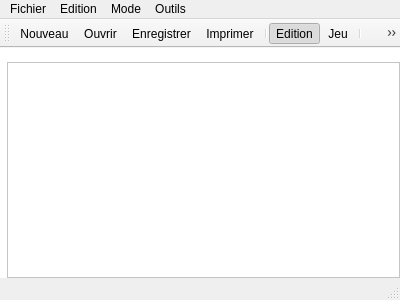
<?xml version="1.0" encoding="UTF-8"?>
<ui version="4.0">
 <class>MainWindow</class>
 <widget class="QMainWindow" name="MainWindow">
  <property name="geometry">
   <rect>
    <x>0</x>
    <y>0</y>
    <width>400</width>
    <height>300</height>
   </rect>
  </property>
  <property name="windowTitle">
   <string>Battleship -New</string>
  </property>
  <property name="windowIcon">
   <iconset resource="battleship.qrc">
    <normaloff>:/pictures/layout_horizontal.png</normaloff>:/pictures/layout_horizontal.png</iconset>
  </property>
  <widget class="QWidget" name="centralWidget">
   <property name="styleSheet">
    <string notr="true">background-color: white; </string>
   </property>
   <layout class="QVBoxLayout" name="verticalLayout">
    <property name="spacing">
     <number>0</number>
    </property>
    <property name="leftMargin">
     <number>0</number>
    </property>
    <property name="topMargin">
     <number>0</number>
    </property>
    <property name="rightMargin">
     <number>0</number>
    </property>
    <property name="bottomMargin">
     <number>0</number>
    </property>
    <item>
     <layout class="QGridLayout" name="gridLayout">
      <property name="spacing">
       <number>0</number>
      </property>
      <item row="0" column="1">
       <widget class="QLabel" name="topLabel">
        <property name="text">
         <string/>
        </property>
        <property name="alignment">
         <set>Qt::AlignCenter</set>
        </property>
       </widget>
      </item>
      <item row="1" column="0">
       <widget class="QLabel" name="leftLabel">
        <property name="text">
         <string/>
        </property>
        <property name="alignment">
         <set>Qt::AlignCenter</set>
        </property>
       </widget>
      </item>
      <item row="1" column="1">
       <widget class="QTableWidget" name="tableWidget">
        <property name="styleSheet">
         <string notr="true">gridline-color: black;</string>
        </property>
        <property name="editTriggers">
         <set>QAbstractItemView::NoEditTriggers</set>
        </property>
        <property name="dragEnabled">
         <bool>true</bool>
        </property>
        <property name="selectionMode">
         <enum>QAbstractItemView::NoSelection</enum>
        </property>
        <property name="sortingEnabled">
         <bool>false</bool>
        </property>
        <attribute name="horizontalHeaderVisible">
         <bool>false</bool>
        </attribute>
        <attribute name="verticalHeaderVisible">
         <bool>false</bool>
        </attribute>
       </widget>
      </item>
     </layout>
    </item>
   </layout>
  </widget>
  <widget class="QMenuBar" name="menuBar">
   <property name="geometry">
    <rect>
     <x>0</x>
     <y>0</y>
     <width>400</width>
     <height>21</height>
    </rect>
   </property>
   <widget class="QMenu" name="menuChoosePictures">
    <property name="title">
     <string>Edition</string>
    </property>
    <addaction name="actionChooseColumnPictures"/>
    <addaction name="actionChooseLinePictures"/>
    <addaction name="actionChooseCornerPictures"/>
    <addaction name="actionChooseContentPictures"/>
    <addaction name="actionChooseTopPicture"/>
    <addaction name="actionChooseLeftPicture"/>
    <addaction name="separator"/>
    <addaction name="actionRemoveCornerPictures"/>
    <addaction name="actionRemoveContentPictures"/>
    <addaction name="actionRemoveLeftPicture"/>
    <addaction name="actionRemoveTopPicture"/>
   </widget>
   <widget class="QMenu" name="menuMode">
    <property name="title">
     <string>Mode</string>
    </property>
    <addaction name="actionEdit"/>
    <addaction name="actionPlay"/>
   </widget>
   <widget class="QMenu" name="menuTools">
    <property name="title">
     <string>Outils</string>
    </property>
    <addaction name="actionRefresh"/>
    <addaction name="separator"/>
    <addaction name="actionOptions"/>
   </widget>
   <widget class="QMenu" name="menuFile">
    <property name="title">
     <string>Fichier</string>
    </property>
    <addaction name="actionNew"/>
    <addaction name="actionOpen"/>
    <addaction name="actionSave"/>
    <addaction name="actionSaveAs"/>
    <addaction name="actionPrint"/>
    <addaction name="separator"/>
    <addaction name="actionQuit"/>
   </widget>
   <addaction name="menuFile"/>
   <addaction name="menuChoosePictures"/>
   <addaction name="menuMode"/>
   <addaction name="menuTools"/>
  </widget>
  <widget class="QToolBar" name="mainToolBar">
   <attribute name="toolBarArea">
    <enum>TopToolBarArea</enum>
   </attribute>
   <attribute name="toolBarBreak">
    <bool>false</bool>
   </attribute>
   <addaction name="actionNew"/>
   <addaction name="actionOpen"/>
   <addaction name="actionSave"/>
   <addaction name="actionPrint"/>
   <addaction name="separator"/>
   <addaction name="actionEdit"/>
   <addaction name="actionPlay"/>
   <addaction name="separator"/>
   <addaction name="actionRefresh"/>
  </widget>
  <widget class="QStatusBar" name="statusBar"/>
  <action name="actionChooseColumnPictures">
   <property name="text">
    <string>Choisir les entêtes de colonnes</string>
   </property>
  </action>
  <action name="actionChooseLinePictures">
   <property name="text">
    <string>Choisir les entêtes de lignes</string>
   </property>
  </action>
  <action name="actionChooseCornerPictures">
   <property name="text">
    <string>Choisir les images du coin</string>
   </property>
  </action>
  <action name="actionChooseContentPictures">
   <property name="text">
    <string>Choisir les images du contenu</string>
   </property>
  </action>
  <action name="actionEdit">
   <property name="checkable">
    <bool>true</bool>
   </property>
   <property name="checked">
    <bool>true</bool>
   </property>
   <property name="icon">
    <iconset resource="battleship.qrc">
     <normaloff>:/pictures/edit.png</normaloff>:/pictures/edit.png</iconset>
   </property>
   <property name="text">
    <string>Edition</string>
   </property>
  </action>
  <action name="actionPlay">
   <property name="checkable">
    <bool>true</bool>
   </property>
   <property name="icon">
    <iconset resource="battleship.qrc">
     <normaloff>:/pictures/media_play_green.png</normaloff>:/pictures/media_play_green.png</iconset>
   </property>
   <property name="text">
    <string>Jeu</string>
   </property>
  </action>
  <action name="actionRemoveCornerPictures">
   <property name="enabled">
    <bool>false</bool>
   </property>
   <property name="text">
    <string>Enlever les images de coin</string>
   </property>
  </action>
  <action name="actionRemoveContentPictures">
   <property name="enabled">
    <bool>false</bool>
   </property>
   <property name="text">
    <string>Enlever les images de contenu</string>
   </property>
  </action>
  <action name="actionRefresh">
   <property name="icon">
    <iconset resource="battleship.qrc">
     <normaloff>:/pictures/refresh.png</normaloff>:/pictures/refresh.png</iconset>
   </property>
   <property name="text">
    <string>Rafraichir</string>
   </property>
  </action>
  <action name="actionOptions">
   <property name="text">
    <string>Options...</string>
   </property>
  </action>
  <action name="actionChooseTopPicture">
   <property name="text">
    <string>Choisir l'image du haut...</string>
   </property>
  </action>
  <action name="actionChooseLeftPicture">
   <property name="text">
    <string>Choisir l'image de gauche...</string>
   </property>
  </action>
  <action name="actionRemoveLeftPicture">
   <property name="enabled">
    <bool>false</bool>
   </property>
   <property name="text">
    <string>Enlever l'image de gauche</string>
   </property>
  </action>
  <action name="actionRemoveTopPicture">
   <property name="enabled">
    <bool>false</bool>
   </property>
   <property name="text">
    <string>Enlever l'image du haut</string>
   </property>
  </action>
  <action name="actionNew">
   <property name="icon">
    <iconset resource="battleship.qrc">
     <normaloff>:/pictures/document_add.png</normaloff>:/pictures/document_add.png</iconset>
   </property>
   <property name="text">
    <string>Nouveau</string>
   </property>
  </action>
  <action name="actionOpen">
   <property name="icon">
    <iconset resource="battleship.qrc">
     <normaloff>:/pictures/folder.png</normaloff>:/pictures/folder.png</iconset>
   </property>
   <property name="text">
    <string>Ouvrir</string>
   </property>
  </action>
  <action name="actionSave">
   <property name="icon">
    <iconset resource="battleship.qrc">
     <normaloff>:/pictures/disk_blue.png</normaloff>:/pictures/disk_blue.png</iconset>
   </property>
   <property name="text">
    <string>Enregistrer</string>
   </property>
  </action>
  <action name="actionSaveAs">
   <property name="icon">
    <iconset resource="battleship.qrc">
     <normaloff>:/pictures/disks.png</normaloff>:/pictures/disks.png</iconset>
   </property>
   <property name="text">
    <string>Enregistrer sous...</string>
   </property>
  </action>
  <action name="actionQuit">
   <property name="icon">
    <iconset resource="battleship.qrc">
     <normaloff>:/pictures/door.png</normaloff>:/pictures/door.png</iconset>
   </property>
   <property name="text">
    <string>Quitter</string>
   </property>
  </action>
  <action name="actionPrint">
   <property name="icon">
    <iconset resource="battleship.qrc">
     <normaloff>:/pictures/printer.png</normaloff>:/pictures/printer.png</iconset>
   </property>
   <property name="text">
    <string>Imprimer...</string>
   </property>
  </action>
 </widget>
 <layoutdefault spacing="6" margin="11"/>
 <resources>
  <include location="battleship.qrc"/>
 </resources>
 <connections/>
</ui>
